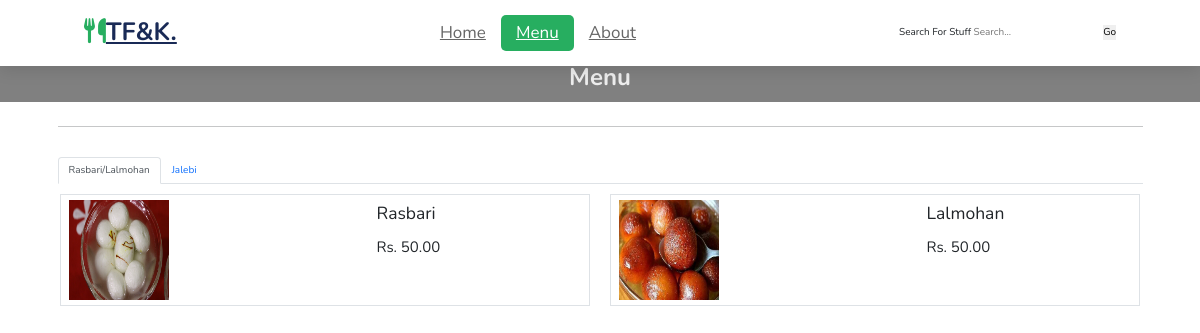
The app's page /desert with its own data.
### ForkAndKnife/models.py (models this page shows, shortened)
class Menu(models.Model):
    menu_item_id = models.AutoField;
    name = models.CharField(max_length=100)
    desctription = models.CharField(max_length=250)
    price = models.DecimalField(max_digits=6, decimal_places=2)
    item_image = models.ImageField(upload_to='media')
    category_id = models.ForeignKey(Category, on_delete=models.CASCADE)
    sub_category_id = models.ForeignKey(SubCategory, on_delete=models.CASCADE)

### ForkAndKnife/views.py (the view)
# urls.py: path('desert', views.menuDesertList, name="menuDesertPage"),
def menuDesertList(request):
     obj = SubCategory.objects.all()
     menus = Menu.objects.all()
     return render(request, "ForkAndKnife/menuDeserts.html", {'objj': obj , 'menuss': menus})

### ForkAndKnife/templates/ForkAndKnife/menuDeserts.html (shortened to what this page needs)
{%load static %}
<!doctype html>
<html lang="en">
<head>
  <link href="https://cdn.jsdelivr.net/npm/bootstrap@5.0.2/dist/css/bootstrap.min.css" rel="stylesheet">
  <link href="https://cdn.jsdelivr.net/npm/bootstrap@5.2.0/dist/css/bootstrap.min.css" rel="stylesheet"
>
  <link rel="stylesheet" href="https://cdnjs.cloudflare.com/ajax/libs/font-awesome/6.1.1/css/all.min.css">
  <link rel="stylesheet" href="https://cdn.jsdelivr.net/npm/swiper@9/swiper-bundle.min.css"/>
  <link rel="stylesheet" href="{% static 'css/index.css' %}">
  <link rel="stylesheet" href="{% static 'css/menu.css' %}">
</head>
<body>
  <header>
    {% if user.is_authenticated %}
    <a href="{% url 'homePage' %}" class="logo"><i class="fa-solid fa-utensils"></i>TF&K.</a>
    {%else%}
    <a href="{% url 'indexPage' %}" class="logo"><i class="fa-solid fa-utensils"></i>TF&K.</a>
    {%endif%}
    <nav class="navbar">
      <a href="{% url 'indexPage'%}">home</a>
      <a href="{% url 'menuPage'%}" class="active">menu</a>
      <a href="{% url 'aboutPage'%}">about</a>
    </nav>
    <div class="icons">
      <form onsubmit="event.preventDefault();" role="search" class="d-inline">
        <label for="search">Search for stuff</label>
        <input id="search" type="search" placeholder="Search..." autofocus required />
        <button type="submit">Go</button>
      </form>
    </div>
  </header>
  <div class="subko-heading"><h3>Menu</h3> </div>
        <div class="container">
            <hr class="mb-5">
            <ul class="nav nav-tabs" id="myTab" role="tablist">
  <li class="nav-item" role="presentation">
    <button class="nav-link active" id="home-tab" data-bs-toggle="tab" data-bs-target="#home" type="button" role="tab" aria-controls="home" aria-selected="true">Rasbari/Lalmohan</button>
  </li>
  <li class="nav-item" role="presentation">
    <button class="nav-link" id="contact-tab" data-bs-toggle="tab" data-bs-target="#contact" type="button" role="tab" aria-controls="contact" aria-selected="false">Jalebi</button>
  </li>
</ul>
<div class="tab-content" id="myTabContent">
  <div class="tab-pane fade show active" id="home" role="tabpanel" aria-labelledby="home-tab">
    <div class="row">
      {%for food in menuss %}
      {%if food.sub_category_id_id == 7 %}
      <div class="col border m-3"><div class="row py-2 ">
          <div class="col-7"><a href="{% url 'orderPage' id=food.id %}"><img src="{{ food.item_image.url }}" width="100px" height="100px" alt="momo"></a></div>
          <div class="col">
              <p class="fs-3">{{ food.name}}</p>
              <p class="fs-4">Rs. {{ food.price}}</p>
          </div>
      </div>
  </div>
  {%endif%}
  {%endfor%}
  </div>
  </div>
</div>
        </div>
</body>
</html>

### static/css/index.css (style rules this page uses)
* { font-family: "Nunito", sans-serif; margin: 0; padding: 0; -webkit-box-sizing: border-box; box-sizing: border-box; text-decoration: none; outline: none; border: none; text-transform: capitalize; -webkit-transition: all 0.3s linear; -o-transition: all 0.3s linear; transition: all 0.3s linear; }
@media (min-width: 992px) { .container { max-width: 1100px; } }
html { font-size: 62.5%; overflow-x: hidden; scroll-padding-top: 5.5rem; scroll-behavior: smooth; }
.subko-heading { text-align: center; margin: 4% 0 2%; padding: 15px 0 5px; background-color: gray; }
.subko-heading h3 { font-size: x-large; font-weight: 700; color: #eee; }
header { position: fixed; top: 0; left: 0; right: 0; background: #fff; padding: 1rem 7%; display: -webkit-box; display: -ms-flexbox; display: flex; -webkit-box-align: center; -ms-flex-align: center; align-items: center; -webkit-box-pack: justify; -ms-flex-pack: justify; justify-content: space-between; z-index: 999; -webkit-box-shadow: 0 0.5rem 1.5rem rgba(0, 0, 0, 0.1); box-shadow: 0 0.5rem 1.5rem rgba(0, 0, 0, 0.1); }
header .logo { color: #192a56; font-size: 2.5rem; font-weight: bolder; }
header .logo i { color: #27ae60; }
header .navbar a { font-size: 1.7rem; border-radius: 0.5rem; padding: 0.5rem 1.5rem; color: #666; }
header .navbar a.active, header .navbar a:hover { color: #fff; background: #27ae60; }

### static/css/menu.css (style rules this page uses)
* { font-family: "Nunito", sans-serif; margin: 0; padding: 0; -webkit-box-sizing: border-box; box-sizing: border-box; text-decoration: none; outline: none; border: none; text-transform: capitalize; -webkit-transition: all 0.3s linear; -o-transition: all 0.3s linear; transition: all 0.3s linear; }
@media (min-width: 992px) { .container { max-width: 1100px; } }
html { font-size: 62.5%; overflow-x: hidden; scroll-padding-top: 5.5rem; scroll-behavior: smooth; }
.subko-heading { text-align: center; margin: 4% 0 2%; padding: 15px 0 5px; background-color: gray; }
.subko-heading h3 { font-size: x-large; font-weight: 700; color: #eee; }
header { position: fixed; top: 0; left: 0; right: 0; background: #fff; padding: 1rem 7%; display: -webkit-box; display: -ms-flexbox; display: flex; -webkit-box-align: center; -ms-flex-align: center; align-items: center; -webkit-box-pack: justify; -ms-flex-pack: justify; justify-content: space-between; z-index: 999; -webkit-box-shadow: 0 0.5rem 1.5rem rgba(0, 0, 0, 0.1); box-shadow: 0 0.5rem 1.5rem rgba(0, 0, 0, 0.1); }
header .logo { color: #192a56; font-size: 2.5rem; font-weight: bolder; }
header .logo i { color: #27ae60; }
header .navbar a { font-size: 1.7rem; border-radius: 0.5rem; padding: 0.5rem 1.5rem; color: #666; }
header .navbar a.active, header .navbar a:hover { color: #fff; background: #27ae60; }

### records on screen
Menu: item_image (picture), name "Rasbari", price "50.00"
Menu: item_image (picture), name "Lalmohan", price "50.00"
